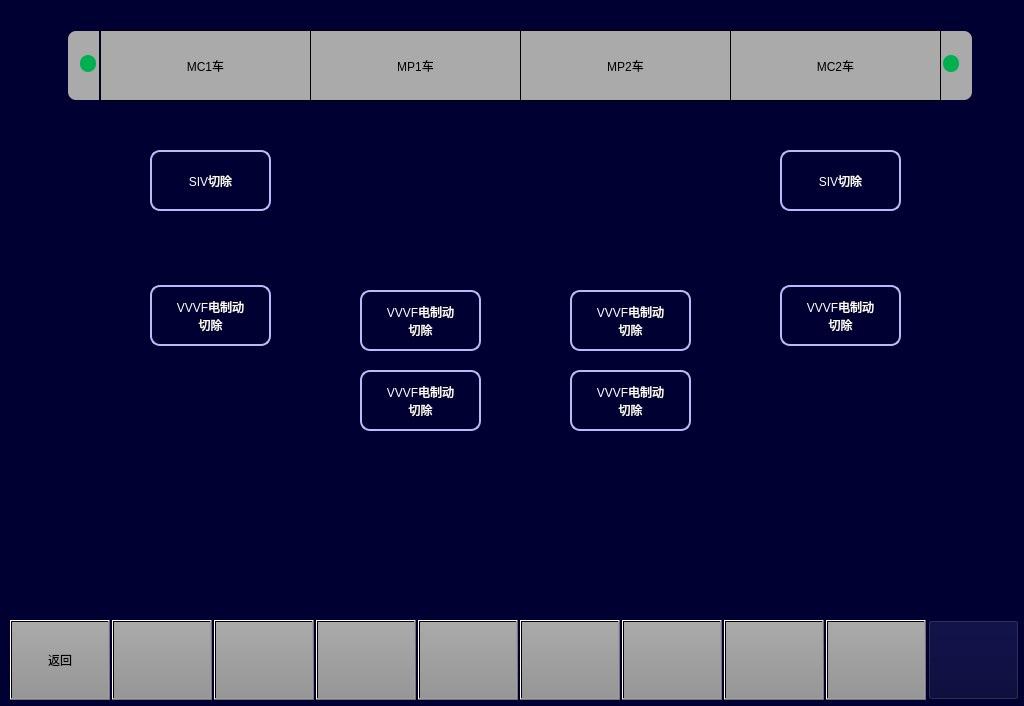
<?xml version="1.0" encoding="UTF-8"?>
<ui version="4.0">
 <class>MaintainceResetExcisionPage</class>
 <widget class="QWidget" name="MaintainceResetExcisionPage">
  <property name="geometry">
   <rect>
    <x>0</x>
    <y>0</y>
    <width>1024</width>
    <height>706</height>
   </rect>
  </property>
  <property name="windowTitle">
   <string>Form</string>
  </property>
  <property name="styleSheet">
   <string notr="true">background-color: rgb(0, 0, 50);</string>
  </property>
  <widget class="QPushButton" name="BTN9">
   <property name="geometry">
    <rect>
     <x>826</x>
     <y>620</y>
     <width>100</width>
     <height>80</height>
    </rect>
   </property>
   <property name="focusPolicy">
    <enum>Qt::NoFocus</enum>
   </property>
   <property name="styleSheet">
    <string notr="true">	font: 20px, &quot;微软雅黑&quot;;
    color: black;
	transparent;background:qlineargradient(spread:pad,x1:0,y1:0,x2:0,y2:1,stop:0 rgba(170,170,170,255),stop:1 rgba(150,150,150,255));
</string>
   </property>
   <property name="text">
    <string/>
   </property>
  </widget>
  <widget class="QPushButton" name="BTN2">
   <property name="geometry">
    <rect>
     <x>112</x>
     <y>620</y>
     <width>100</width>
     <height>80</height>
    </rect>
   </property>
   <property name="focusPolicy">
    <enum>Qt::NoFocus</enum>
   </property>
   <property name="styleSheet">
    <string notr="true">font: 20px, &quot;微软雅黑&quot;;color: black;transparent;background:qlineargradient(spread:pad,x1:0,y1:0,x2:0,y2:1,stop:0 rgba(170,170,170,255),stop:1 rgba(150,150,150,255));</string>
   </property>
   <property name="text">
    <string/>
   </property>
  </widget>
  <widget class="QPushButton" name="BTN5">
   <property name="geometry">
    <rect>
     <x>418</x>
     <y>620</y>
     <width>100</width>
     <height>80</height>
    </rect>
   </property>
   <property name="focusPolicy">
    <enum>Qt::NoFocus</enum>
   </property>
   <property name="styleSheet">
    <string notr="true">	font: 20px, &quot;微软雅黑&quot;;
    color: black;
	transparent;background:qlineargradient(spread:pad,x1:0,y1:0,x2:0,y2:1,stop:0 rgba(170,170,170,255),stop:1 rgba(150,150,150,255));
</string>
   </property>
   <property name="text">
    <string/>
   </property>
  </widget>
  <widget class="QPushButton" name="BTN1">
   <property name="geometry">
    <rect>
     <x>10</x>
     <y>620</y>
     <width>100</width>
     <height>80</height>
    </rect>
   </property>
   <property name="focusPolicy">
    <enum>Qt::NoFocus</enum>
   </property>
   <property name="styleSheet">
    <string notr="true">font: 20px, &quot;微软雅黑&quot;;color: black;transparent;background:qlineargradient(spread:pad,x1:0,y1:0,x2:0,y2:1,stop:0 rgba(170,170,170,255),stop:1 rgba(150,150,150,255));</string>
   </property>
   <property name="text">
    <string>返回</string>
   </property>
  </widget>
  <widget class="QPushButton" name="BTN6">
   <property name="geometry">
    <rect>
     <x>520</x>
     <y>620</y>
     <width>100</width>
     <height>80</height>
    </rect>
   </property>
   <property name="focusPolicy">
    <enum>Qt::NoFocus</enum>
   </property>
   <property name="styleSheet">
    <string notr="true">	font: 20px, &quot;微软雅黑&quot;;
    color: black;
	transparent;background:qlineargradient(spread:pad,x1:0,y1:0,x2:0,y2:1,stop:0 rgba(170,170,170,255),stop:1 rgba(150,150,150,255));
</string>
   </property>
   <property name="text">
    <string/>
   </property>
  </widget>
  <widget class="QPushButton" name="BTNHome">
   <property name="geometry">
    <rect>
     <x>928</x>
     <y>620</y>
     <width>91</width>
     <height>80</height>
    </rect>
   </property>
   <property name="focusPolicy">
    <enum>Qt::NoFocus</enum>
   </property>
   <property name="styleSheet">
    <string notr="true">border-image: url(:/images/image/Home.png);</string>
   </property>
   <property name="text">
    <string/>
   </property>
  </widget>
  <widget class="QPushButton" name="BTN8">
   <property name="geometry">
    <rect>
     <x>724</x>
     <y>620</y>
     <width>100</width>
     <height>80</height>
    </rect>
   </property>
   <property name="focusPolicy">
    <enum>Qt::NoFocus</enum>
   </property>
   <property name="styleSheet">
    <string notr="true">	font: 20px, &quot;微软雅黑&quot;;
    color: black;
	transparent;background:qlineargradient(spread:pad,x1:0,y1:0,x2:0,y2:1,stop:0 rgba(170,170,170,255),stop:1 rgba(150,150,150,255));
</string>
   </property>
   <property name="text">
    <string/>
   </property>
  </widget>
  <widget class="QPushButton" name="BTN7">
   <property name="geometry">
    <rect>
     <x>622</x>
     <y>620</y>
     <width>100</width>
     <height>80</height>
    </rect>
   </property>
   <property name="focusPolicy">
    <enum>Qt::NoFocus</enum>
   </property>
   <property name="styleSheet">
    <string notr="true">	font: 20px, &quot;微软雅黑&quot;;
    color: black;
	transparent;background:qlineargradient(spread:pad,x1:0,y1:0,x2:0,y2:1,stop:0 rgba(170,170,170,255),stop:1 rgba(150,150,150,255));
</string>
   </property>
   <property name="text">
    <string/>
   </property>
  </widget>
  <widget class="QPushButton" name="BTN4">
   <property name="geometry">
    <rect>
     <x>316</x>
     <y>620</y>
     <width>100</width>
     <height>80</height>
    </rect>
   </property>
   <property name="focusPolicy">
    <enum>Qt::NoFocus</enum>
   </property>
   <property name="styleSheet">
    <string notr="true">	font: 20px, &quot;微软雅黑&quot;;
    color: black;
	transparent;background:qlineargradient(spread:pad,x1:0,y1:0,x2:0,y2:1,stop:0 rgba(170,170,170,255),stop:1 rgba(150,150,150,255));
</string>
   </property>
   <property name="text">
    <string/>
   </property>
  </widget>
  <widget class="QPushButton" name="BTN3">
   <property name="geometry">
    <rect>
     <x>214</x>
     <y>620</y>
     <width>100</width>
     <height>80</height>
    </rect>
   </property>
   <property name="focusPolicy">
    <enum>Qt::NoFocus</enum>
   </property>
   <property name="styleSheet">
    <string notr="true">	font: 20px, &quot;微软雅黑&quot;;
    color: black;
	transparent;background:qlineargradient(spread:pad,x1:0,y1:0,x2:0,y2:1,stop:0 rgba(170,170,170,255),stop:1 rgba(150,150,150,255));
</string>
   </property>
   <property name="text">
    <string/>
   </property>
  </widget>
  <widget class="QLabel" name="LBLM2">
   <property name="geometry">
    <rect>
     <x>730</x>
     <y>30</y>
     <width>211</width>
     <height>71</height>
    </rect>
   </property>
   <property name="styleSheet">
    <string notr="true">background-color:rgb(170,170,170);
border:1px solid black;
font:20px &quot;微软雅黑&quot;;</string>
   </property>
   <property name="text">
    <string>MC2车</string>
   </property>
   <property name="alignment">
    <set>Qt::AlignCenter</set>
   </property>
  </widget>
  <widget class="QLabel" name="LBLM1">
   <property name="geometry">
    <rect>
     <x>520</x>
     <y>30</y>
     <width>211</width>
     <height>71</height>
    </rect>
   </property>
   <property name="styleSheet">
    <string notr="true">background-color:rgb(170,170,170);
border:1px solid black;
font:20px &quot;微软雅黑&quot;;</string>
   </property>
   <property name="text">
    <string>MP2车</string>
   </property>
   <property name="alignment">
    <set>Qt::AlignCenter</set>
   </property>
  </widget>
  <widget class="QLabel" name="LBLMP1">
   <property name="geometry">
    <rect>
     <x>310</x>
     <y>30</y>
     <width>211</width>
     <height>71</height>
    </rect>
   </property>
   <property name="styleSheet">
    <string notr="true">background-color:rgb(170,170,170);
border:1px solid black;
font:20px &quot;微软雅黑&quot;;</string>
   </property>
   <property name="text">
    <string>MP1车</string>
   </property>
   <property name="alignment">
    <set>Qt::AlignCenter</set>
   </property>
  </widget>
  <widget class="QLabel" name="LBLTC1">
   <property name="geometry">
    <rect>
     <x>100</x>
     <y>30</y>
     <width>211</width>
     <height>71</height>
    </rect>
   </property>
   <property name="styleSheet">
    <string notr="true">background-color:rgb(170,170,170);
border:1px solid black;
font:20px &quot;微软雅黑&quot;;</string>
   </property>
   <property name="text">
    <string>MC1车</string>
   </property>
   <property name="alignment">
    <set>Qt::AlignCenter</set>
   </property>
  </widget>
  <widget class="QPushButton" name="BTN_SIV_1">
   <property name="geometry">
    <rect>
     <x>150</x>
     <y>150</y>
     <width>121</width>
     <height>61</height>
    </rect>
   </property>
   <property name="whatsThis">
    <string>1</string>
   </property>
   <property name="styleSheet">
    <string notr="true">border:2px solid rgb(187,188,247);
color: rgb(255, 255, 255);
font:20px &quot;微软雅黑&quot;;
border-radius:10px;</string>
   </property>
   <property name="text">
    <string>SIV切除</string>
   </property>
  </widget>
  <widget class="QPushButton" name="BTN_SIV_2">
   <property name="geometry">
    <rect>
     <x>780</x>
     <y>150</y>
     <width>121</width>
     <height>61</height>
    </rect>
   </property>
   <property name="whatsThis">
    <string>2</string>
   </property>
   <property name="styleSheet">
    <string notr="true">border:2px solid rgb(187,188,247);
color: rgb(255, 255, 255);
font:20px &quot;微软雅黑&quot;;
border-radius:10px;</string>
   </property>
   <property name="text">
    <string>SIV切除</string>
   </property>
  </widget>
  <widget class="QPushButton" name="BTN_TCU_1">
   <property name="geometry">
    <rect>
     <x>150</x>
     <y>285</y>
     <width>121</width>
     <height>61</height>
    </rect>
   </property>
   <property name="whatsThis">
    <string>3</string>
   </property>
   <property name="styleSheet">
    <string notr="true">border:2px solid rgb(187,188,247);
color: rgb(255, 255, 255);
font:20px &quot;微软雅黑&quot;;
border-radius:10px;</string>
   </property>
   <property name="text">
    <string>VVVF电制动
切除</string>
   </property>
  </widget>
  <widget class="QPushButton" name="BTN_TCU_2_1">
   <property name="geometry">
    <rect>
     <x>360</x>
     <y>290</y>
     <width>121</width>
     <height>61</height>
    </rect>
   </property>
   <property name="whatsThis">
    <string>4</string>
   </property>
   <property name="styleSheet">
    <string notr="true">border:2px solid rgb(187,188,247);
color: rgb(255, 255, 255);
font:20px &quot;微软雅黑&quot;;
border-radius:10px;</string>
   </property>
   <property name="text">
    <string>VVVF电制动
切除</string>
   </property>
  </widget>
  <widget class="QPushButton" name="BTN_TCU_3_1">
   <property name="geometry">
    <rect>
     <x>570</x>
     <y>290</y>
     <width>121</width>
     <height>61</height>
    </rect>
   </property>
   <property name="whatsThis">
    <string>5</string>
   </property>
   <property name="styleSheet">
    <string notr="true">border:2px solid rgb(187,188,247);
color: rgb(255, 255, 255);
font:20px &quot;微软雅黑&quot;;
border-radius:10px;</string>
   </property>
   <property name="text">
    <string>VVVF电制动
切除</string>
   </property>
  </widget>
  <widget class="QPushButton" name="BTN_TCU_4">
   <property name="geometry">
    <rect>
     <x>780</x>
     <y>285</y>
     <width>121</width>
     <height>61</height>
    </rect>
   </property>
   <property name="whatsThis">
    <string>6</string>
   </property>
   <property name="styleSheet">
    <string notr="true">border:2px solid rgb(187,188,247);
color: rgb(255, 255, 255);
font:20px &quot;微软雅黑&quot;;
border-radius:10px;</string>
   </property>
   <property name="text">
    <string>VVVF电制动
切除</string>
   </property>
  </widget>
  <widget class="QLabel" name="lbl_cab1_direction">
   <property name="geometry">
    <rect>
     <x>15</x>
     <y>50</y>
     <width>50</width>
     <height>30</height>
    </rect>
   </property>
   <property name="styleSheet">
    <string notr="true">border-image: url(:/images/image/arrowleft.png);</string>
   </property>
   <property name="text">
    <string/>
   </property>
  </widget>
  <widget class="QLabel" name="lbl_cab1_active">
   <property name="geometry">
    <rect>
     <x>80</x>
     <y>55</y>
     <width>16</width>
     <height>17</height>
    </rect>
   </property>
   <property name="styleSheet">
    <string notr="true">background-color: rgb(0, 176, 80);
border-radius:8px;</string>
   </property>
   <property name="text">
    <string/>
   </property>
  </widget>
  <widget class="QLabel" name="lbl_cab2_direction">
   <property name="geometry">
    <rect>
     <x>972</x>
     <y>50</y>
     <width>50</width>
     <height>30</height>
    </rect>
   </property>
   <property name="styleSheet">
    <string notr="true">border-image: url(:/images/image/arrowright.png);</string>
   </property>
   <property name="text">
    <string/>
   </property>
  </widget>
  <widget class="QLabel" name="lbl_cab2_active">
   <property name="geometry">
    <rect>
     <x>943</x>
     <y>55</y>
     <width>16</width>
     <height>17</height>
    </rect>
   </property>
   <property name="styleSheet">
    <string notr="true">background-color: rgb(0, 176, 80);
border-radius:8px;</string>
   </property>
   <property name="text">
    <string/>
   </property>
  </widget>
  <widget class="QLabel" name="label_7">
   <property name="geometry">
    <rect>
     <x>68</x>
     <y>31</y>
     <width>31</width>
     <height>69</height>
    </rect>
   </property>
   <property name="styleSheet">
    <string notr="true">background-color:rgb(170,170,170);
border-top-left-radius:8px;
border-bottom-left-radius:8px;</string>
   </property>
   <property name="text">
    <string/>
   </property>
  </widget>
  <widget class="QLabel" name="label_8">
   <property name="geometry">
    <rect>
     <x>941</x>
     <y>31</y>
     <width>31</width>
     <height>69</height>
    </rect>
   </property>
   <property name="styleSheet">
    <string notr="true">background-color:rgb(170,170,170);
border-top-right-radius:8px;
border-bottom-right-radius:8px;</string>
   </property>
   <property name="text">
    <string/>
   </property>
  </widget>
  <widget class="QPushButton" name="BTN_TCU_2_2">
   <property name="geometry">
    <rect>
     <x>360</x>
     <y>370</y>
     <width>121</width>
     <height>61</height>
    </rect>
   </property>
   <property name="whatsThis">
    <string>1</string>
   </property>
   <property name="styleSheet">
    <string notr="true">border:2px solid rgb(187,188,247);
color: rgb(255, 255, 255);
font:20px &quot;微软雅黑&quot;;
border-radius:10px;</string>
   </property>
   <property name="text">
    <string>VVVF电制动
切除</string>
   </property>
  </widget>
  <widget class="QPushButton" name="BTN_TCU_3_2">
   <property name="geometry">
    <rect>
     <x>570</x>
     <y>370</y>
     <width>121</width>
     <height>61</height>
    </rect>
   </property>
   <property name="whatsThis">
    <string>2</string>
   </property>
   <property name="styleSheet">
    <string notr="true">border:2px solid rgb(187,188,247);
color: rgb(255, 255, 255);
font:20px &quot;微软雅黑&quot;;
border-radius:10px;</string>
   </property>
   <property name="text">
    <string>VVVF电制动
切除</string>
   </property>
  </widget>
  <zorder>label_7</zorder>
  <zorder>label_8</zorder>
  <zorder>BTN9</zorder>
  <zorder>BTN2</zorder>
  <zorder>BTN5</zorder>
  <zorder>BTN1</zorder>
  <zorder>BTN6</zorder>
  <zorder>BTNHome</zorder>
  <zorder>BTN8</zorder>
  <zorder>BTN7</zorder>
  <zorder>BTN4</zorder>
  <zorder>BTN3</zorder>
  <zorder>LBLM2</zorder>
  <zorder>LBLM1</zorder>
  <zorder>LBLMP1</zorder>
  <zorder>LBLTC1</zorder>
  <zorder>BTN_SIV_1</zorder>
  <zorder>BTN_SIV_2</zorder>
  <zorder>BTN_TCU_1</zorder>
  <zorder>BTN_TCU_2_1</zorder>
  <zorder>BTN_TCU_3_1</zorder>
  <zorder>BTN_TCU_4</zorder>
  <zorder>lbl_cab1_direction</zorder>
  <zorder>lbl_cab1_active</zorder>
  <zorder>lbl_cab2_direction</zorder>
  <zorder>lbl_cab2_active</zorder>
  <zorder>BTN_TCU_2_2</zorder>
  <zorder>BTN_TCU_3_2</zorder>
 </widget>
 <resources/>
 <connections/>
</ui>
